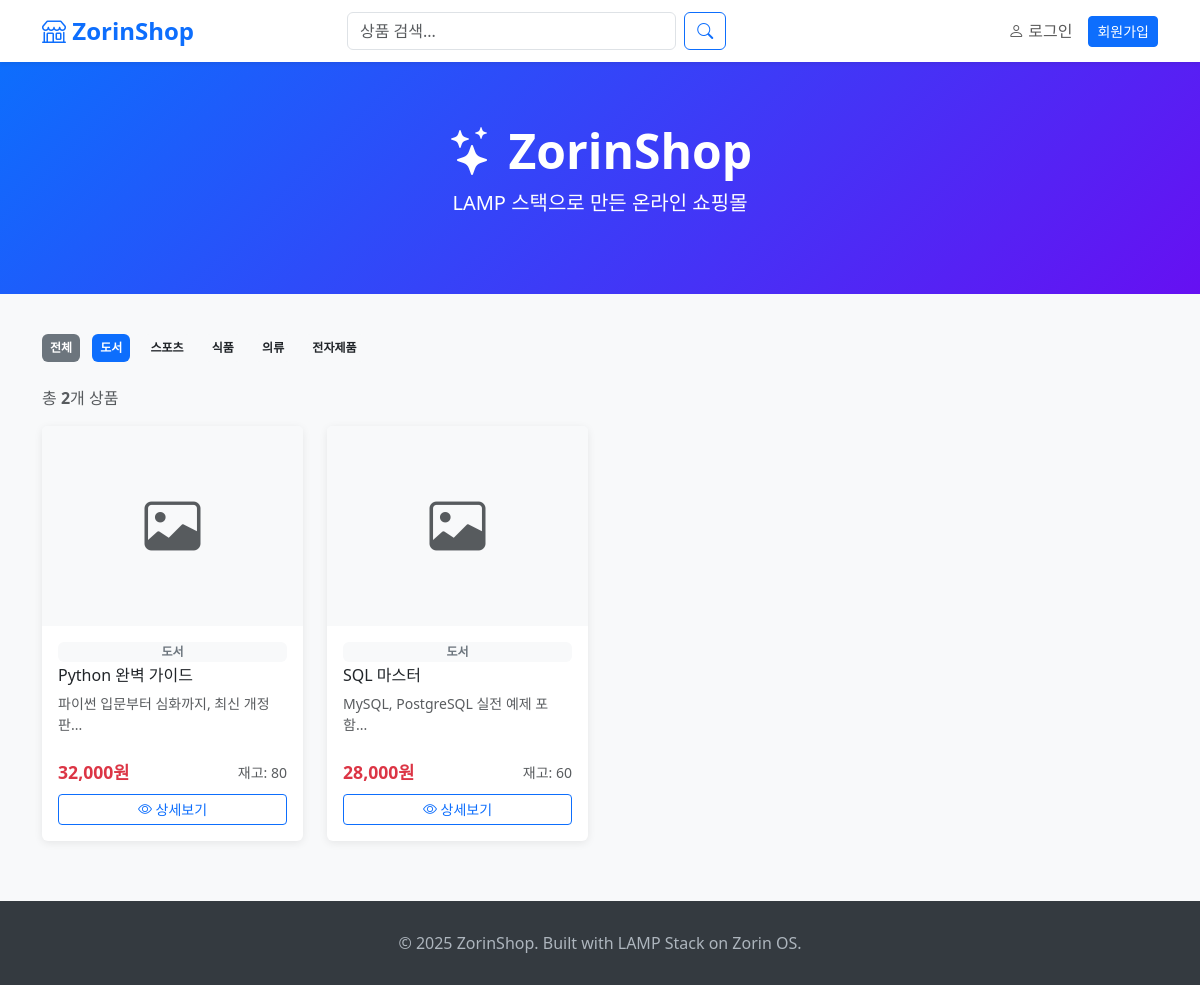
/?cat=4, run on the app's committed database.
### tables this page shows
CREATE TABLE IF NOT EXISTS categories (
    id          INT AUTO_INCREMENT PRIMARY KEY,
    name        VARCHAR(100) NOT NULL,
    description TEXT
);

CREATE TABLE IF NOT EXISTS products (
    id          INT AUTO_INCREMENT PRIMARY KEY,
    category_id INT,
    name        VARCHAR(200) NOT NULL,
    description TEXT,
    price       DECIMAL(10,2) NOT NULL DEFAULT 0,
    stock       INT NOT NULL DEFAULT 0,
    image       VARCHAR(255),
    created_at  TIMESTAMP DEFAULT CURRENT_TIMESTAMP,
    FOREIGN KEY (category_id) REFERENCES categories(id) ON DELETE SET NULL
);

### includes/auth.php (called while the page is built, shortened)
<?php
function isLoggedIn() {
    return isset($_SESSION['user_id']);
}

### includes/functions.php (called while the page is built, shortened)
<?php
function formatPrice($price) {
    return number_format($price) . '원';
}

### index.php (the view, shortened to what this page needs)
<?php
require_once 'includes/db.php';
require_once 'includes/auth.php';
require_once 'includes/functions.php';
$category_id = isset($_GET['cat']) ? (int)$_GET['cat'] : 0;
$search = isset($_GET['search']) ? sanitize($_GET['search']) : '';
$categories = $conn->query("SELECT * FROM categories ORDER BY name")->fetch_all(MYSQLI_ASSOC);
$sql = "SELECT p.*, c.name as category_name FROM products p LEFT JOIN categories c ON p.category_id = c.id WHERE p.stock > 0";
$params = [];
$types = "";
if ($category_id > 0) {
    $sql .= " AND p.category_id = ?";
    $types .= "i";
    $params[] = $category_id;
}
$sql .= " ORDER BY p.created_at DESC";
if ($params) {
    $stmt = $conn->prepare($sql);
    $stmt->bind_param($types, ...$params);
    $stmt->execute();
    $products = $stmt->get_result()->fetch_all(MYSQLI_ASSOC);
} else {
    $products = $conn->query($sql)->fetch_all(MYSQLI_ASSOC);
}
$cart_count = isLoggedIn() ? getCartCount($conn, $_SESSION['user_id']) : 0;
?>
<!DOCTYPE html>
<html lang="ko">
<head>
    <link href="https://cdn.jsdelivr.net/npm/bootstrap@5.3.0/dist/css/bootstrap.min.css" rel="stylesheet">
    <link href="https://cdn.jsdelivr.net/npm/bootstrap-icons@1.10.0/font/bootstrap-icons.css" rel="stylesheet">
    <link href="/shop/css/style.css" rel="stylesheet">
</head>
<body>
<nav class="navbar navbar-expand-lg navbar-light bg-white shadow-sm sticky-top">
    <div class="container">
        <a class="navbar-brand" href="/shop/"><i class="bi bi-shop"></i> ZorinShop</a>
        <div class="collapse navbar-collapse" id="navbarNav">
            <form class="d-flex mx-auto" action="/shop/" method="GET" style="width:40%">
                <input class="form-control me-2" type="search" name="search" placeholder="상품 검색..." value="<?= htmlspecialchars($search) ?>">
                <button class="btn btn-outline-primary" type="submit"><i class="bi bi-search"></i></button>
            </form>
            <ul class="navbar-nav ms-auto align-items-center">
                <?php if (isLoggedIn()): ?>
                    <li class="nav-item">
                        <a class="nav-link" href="/shop/cart.php">
                            <i class="bi bi-cart3"></i>
                            <?php if ($cart_count > 0): ?>
                                <span class="badge bg-danger rounded-pill"><?= $cart_count ?></span>
                            <?php endif; ?>
                        </a>
                    </li>
                    <li class="nav-item"><a class="nav-link" href="/shop/orders.php"><i class="bi bi-bag"></i> 주문내역</a></li>
                    <?php if (isAdmin()): ?>
                        <li class="nav-item"><a class="nav-link text-warning" href="/shop/admin/"><i class="bi bi-gear"></i> 관리자</a></li>
                    <?php endif; ?>
                    <li class="nav-item"><a class="nav-link" href="/shop/logout.php"><i class="bi bi-box-arrow-right"></i> 로그아웃</a></li>
                <?php else: ?>
                    <li class="nav-item"><a class="nav-link" href="/shop/login.php"><i class="bi bi-person"></i> 로그인</a></li>
                    <li class="nav-item"><a class="btn btn-primary btn-sm ms-2" href="/shop/register.php">회원가입</a></li>
                <?php endif; ?>
            </ul>
        </div>
    </div>
</nav>
<div class="hero-section text-center">
    <div class="container">
        <h1 class="display-5 fw-bold"><i class="bi bi-stars"></i> ZorinShop</h1>
        <p class="lead">LAMP 스택으로 만든 온라인 쇼핑몰</p>
    </div>
</div>
<div class="container mb-5">
    <div class="mb-4">
        <a href="/shop/" class="badge bg-secondary text-decoration-none category-badge me-2 p-2 <?= $category_id == 0 ? 'active' : '' ?>">전체</a>
        <?php foreach ($categories as $cat): ?>
            <a href="/shop/?cat=<?= $cat['id'] ?>" class="badge bg-light text-dark text-decoration-none category-badge me-2 p-2 <?= $category_id == $cat['id'] ? 'active' : '' ?>">
                <?= htmlspecialchars($cat['name']) ?>
            </a>
        <?php endforeach; ?>
    </div>
    <p class="text-muted mb-3">
        총 <strong><?= count($products) ?></strong>개 상품
    </p>
    <?php if (empty($products)): ?>
        <div class="text-center py-5">
            <i class="bi bi-inbox display-1 text-muted"></i>
            <p class="mt-3 text-muted">상품이 없습니다.</p>
        </div>
    <?php else: ?>
        <div class="row row-cols-1 row-cols-md-3 row-cols-lg-4 g-4">
            <?php foreach ($products as $product): ?>
                <div class="col">
                    <div class="card product-card h-100">
                        <?php if ($product['image'] && file_exists(__DIR__ . '/uploads/products/' . $product['image'])): ?>
                            <img src="/shop/uploads/products/<?= htmlspecialchars($product['image']) ?>" class="card-img-top" alt="<?= htmlspecialchars($product['name']) ?>">
                        <?php else: ?>
                            <div class="card-img-top bg-light d-flex align-items-center justify-content-center" style="height:200px">
                                <i class="bi bi-image text-muted display-4"></i>
                            </div>
                        <?php endif; ?>
                        <div class="card-body d-flex flex-column">
                            <span class="badge bg-light text-secondary mb-1"><?= htmlspecialchars($product['category_name'] ?? '') ?></span>
                            <h6 class="card-title"><?= htmlspecialchars($product['name']) ?></h6>
                            <p class="card-text text-muted small flex-grow-1"><?= htmlspecialchars(mb_substr($product['description'], 0, 50)) ?>...</p>
                            <div class="d-flex justify-content-between align-items-center mt-2">
                                <span class="price-tag"><?= formatPrice($product['price']) ?></span>
                                <small class="text-muted">재고: <?= $product['stock'] ?></small>
                            </div>
                            <a href="/shop/product.php?id=<?= $product['id'] ?>" class="btn btn-outline-primary btn-sm mt-2">
                                <i class="bi bi-eye"></i> 상세보기
                            </a>
                        </div>
                    </div>
                </div>
            <?php endforeach; ?>
        </div>
    <?php endif; ?>
</div>
<footer class="text-center">
    <div class="container">
        <p class="mb-0">&copy; 2025 ZorinShop. Built with LAMP Stack on Zorin OS.</p>
    </div>
</footer>
</body>
</html>

### css/style.css (style rules this page uses)
body { background-color: #f8f9fa; font-family: 'Segoe UI', Tahoma, Geneva, Verdana, sans-serif; }
.navbar-brand { font-size: 1.5rem; font-weight: 700; color: #0d6efd !important; }
.product-card { transition: transform 0.2s, box-shadow 0.2s; border: none; box-shadow: 0 2px 8px rgba(0,0,0,0.08); }
.price-tag { font-size: 1.1rem; font-weight: 700; color: #dc3545; }
.hero-section { background: linear-gradient(135deg, #0d6efd 0%, #6610f2 100%); color: white; padding: 60px 0; margin-bottom: 40px; }
.category-badge { cursor: pointer; transition: all 0.2s; }
.category-badge:hover, .category-badge.active { background-color: #0d6efd !important; color: white !important; }
footer { background: #343a40; color: #adb5bd; padding: 30px 0; margin-top: 60px; }

### data on the page
categories: name "도서"
categories: name "스포츠"
categories: name "식품"
categories: name "의류"
categories: name "전자제품"
products: category.name "도서", name "Python 완벽 가이드", description "파이썬 입문부터 심화까지, 최신 개정판", price "32,000원", stock "80"
products: category.name "도서", name "SQL 마스터", description "MySQL, PostgreSQL 실전 예제 포함", price "28,000원", stock "60"

### other printed values
count($products) "2"
